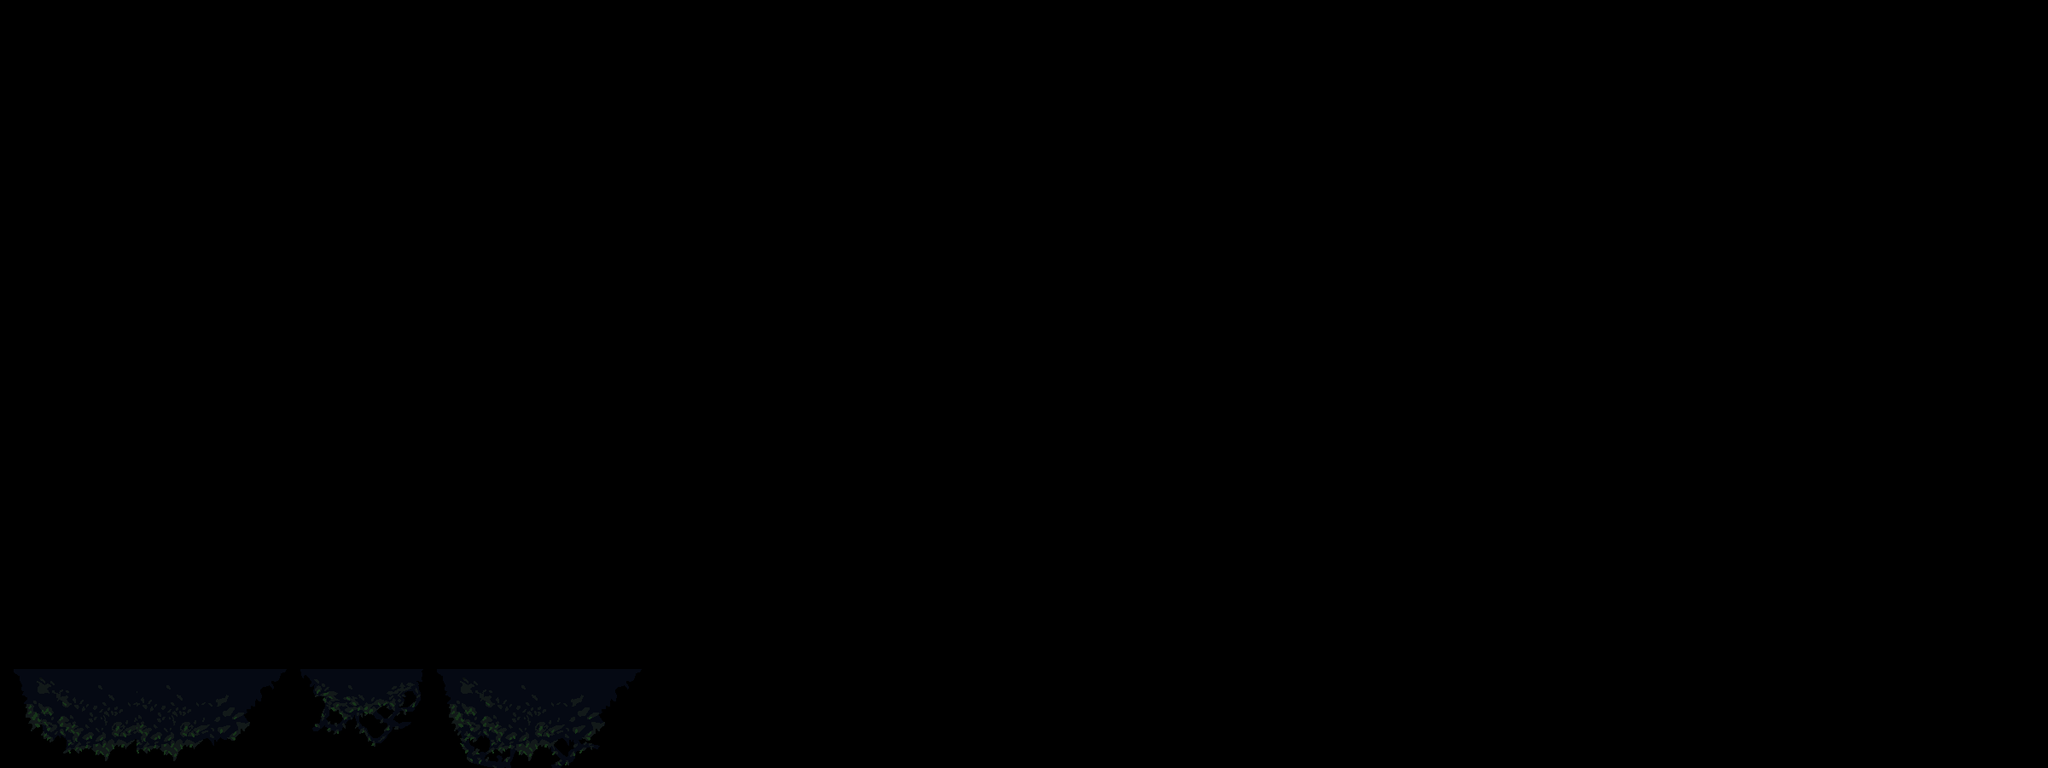

This game map was drawn from its Tiled (.tmx) file and the tilesets committed beside it. A one-line description and the full map source follow:
An orthogonal 30x15 tile map with 80x60 px tiles, 1 tile layer (Tile Layer 1).

<map version="1.10" tiledversion="1.10.0" orientation="orthogonal" renderorder="right-down" width="30" height="15" tilewidth="80" tileheight="60" infinite="0" nextlayerid="2" nextobjectid="1">
 <tileset firstgid="1" name="background_obj" tilewidth="80" tileheight="60" tilecount="216" columns="12">
  <image source="background_obj.png" trans="ff00ff" width="1024" height="1120" />
 </tileset>
 <layer id="1" name="Tile Layer 1" width="30" height="15">
  <data encoding="csv">
0,0,0,0,0,0,0,0,0,0,0,0,0,0,0,0,0,0,0,0,0,0,0,0,0,0,0,0,0,0,
0,0,0,0,0,0,0,0,0,0,0,0,0,0,0,0,0,0,0,0,0,0,0,0,0,0,0,0,0,0,
0,0,0,0,0,0,0,0,0,0,0,0,0,0,0,0,0,0,0,0,0,0,0,0,0,0,0,0,0,0,
0,0,0,0,0,0,0,0,0,0,0,0,0,0,0,0,0,0,0,0,0,0,0,0,0,0,0,0,0,0,
0,0,0,0,0,0,0,0,0,0,0,0,0,0,0,0,0,0,0,0,0,0,0,0,0,0,0,0,0,0,
0,0,0,0,0,0,0,0,0,0,0,0,0,0,0,0,0,0,0,0,0,0,0,0,0,0,0,0,0,0,
0,0,0,0,0,0,0,0,0,0,0,0,0,0,0,0,0,0,0,0,0,0,0,0,0,0,0,0,0,0,
0,0,0,0,0,0,0,0,0,0,0,0,0,0,0,0,0,0,0,0,0,0,0,0,0,0,0,0,0,0,
0,0,0,0,0,0,0,0,0,0,0,0,0,0,0,0,0,0,0,0,0,0,0,0,0,0,0,0,0,0,
0,0,0,0,0,0,0,0,0,0,0,0,0,0,0,0,0,0,0,0,0,0,0,0,0,0,0,0,0,0,
0,0,0,0,0,0,0,0,0,0,0,0,0,0,0,0,0,0,0,0,0,0,0,0,0,0,0,0,0,0,
0,0,0,0,0,0,0,0,0,0,0,0,0,0,0,0,0,0,0,0,0,0,0,0,0,0,0,0,0,0,
0,0,0,0,181,181,0,0,0,0,0,0,0,0,0,0,0,0,0,0,0,0,0,0,0,0,0,0,0,0,
159,160,160,161,162,163,164,165,166,167,179,0,0,0,0,0,0,0,0,0,0,0,0,0,0,0,0,0,0,0,
171,172,172,173,174,175,176,177,178,0,179,0,0,0,0,0,0,0,0,0,0,0,0,0,0,0,0,0,0,0
</data>
 </layer>
</map>
